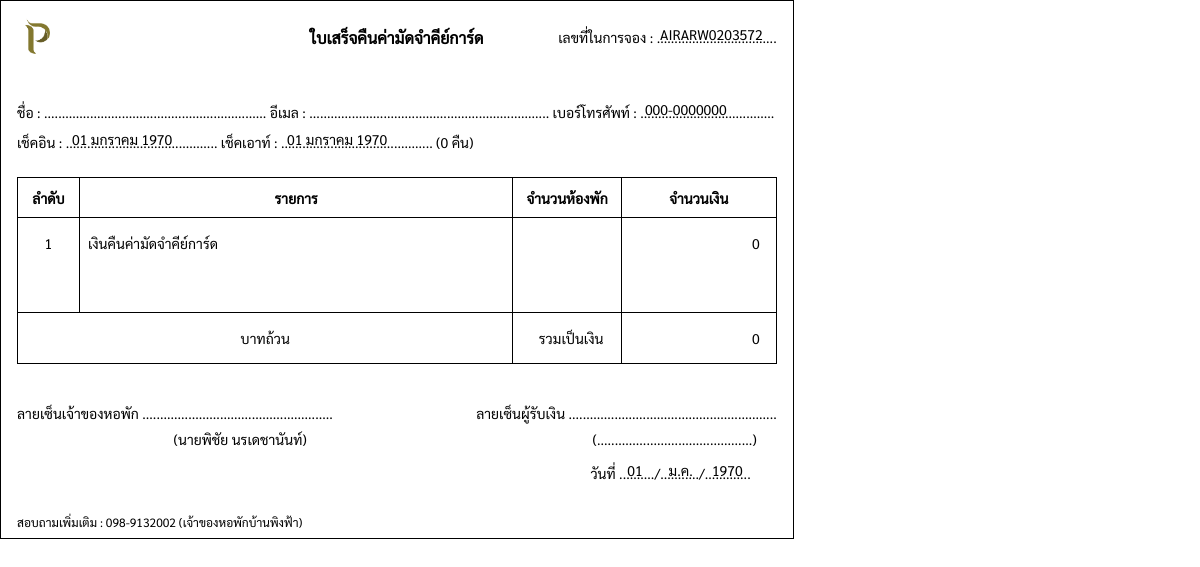
The page /pages/manage/dailyCost/receipt_deposit_back.php?code=AIRARW0203572 (signed in) on the database as committed earlier.
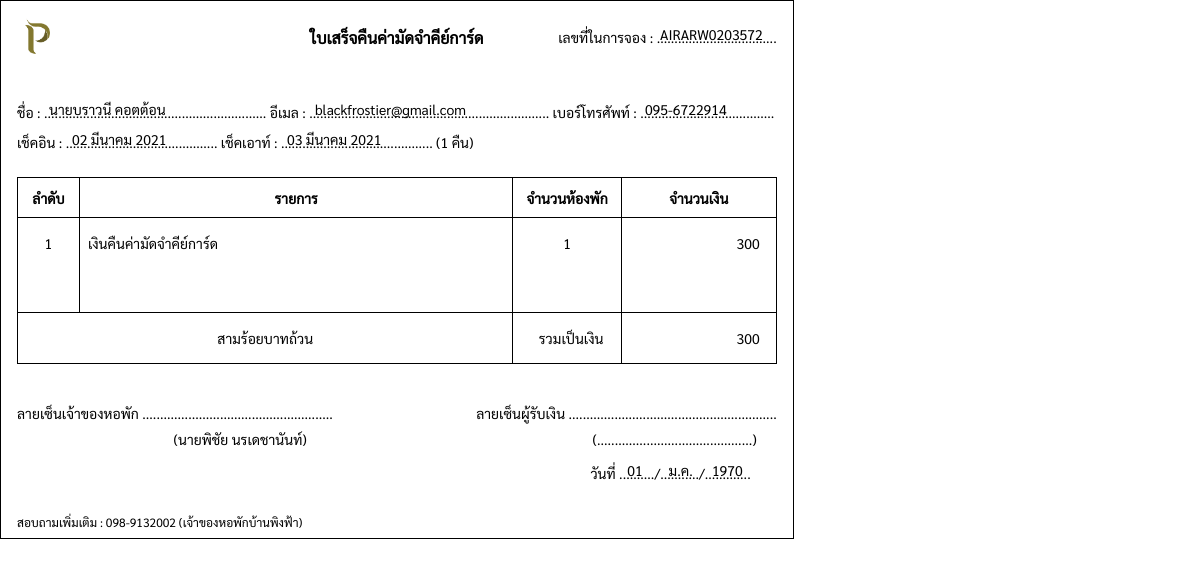
The same page on the database as committed later.
### tables this page shows
CREATE TABLE `daily` (
  `daily_id` int(11) NOT NULL,
  `name_title` varchar(10) NOT NULL,
  `firstname` varchar(50) NOT NULL,
  `lastname` varchar(50) NOT NULL,
  `id_card` varchar(13) NOT NULL,
  `email` varchar(100) NOT NULL,
  `tel` varchar(10) NOT NULL,
  `code` varchar(13) NOT NULL,
  `check_in` varchar(20) NOT NULL,
  `check_out` varchar(20) NOT NULL,
  `night` int(11) NOT NULL,
  `people` int(11) NOT NULL,
  `air_room` int(11) NOT NULL,
  `fan_room` int(11) NOT NULL,
  `daily_status` varchar(20) NOT NULL,
  `total_price` float(11,2) NOT NULL,
  `payment_price` float(11,2) NOT NULL,
  `payment_img` varchar(100) DEFAULT NULL,
  `warning_date` varchar(20) DEFAULT NULL,
  `room_select` varchar(100) DEFAULT NULL
);

### pages/manage/dailyCost/receipt_deposit_back.php (the view, shortened to what the changed rows need)
<?php
include("../../connection.php");
$code_request = $_REQUEST["code"];
$sql = "SELECT *, SUM(air_room + fan_room) AS total_room FROM daily WHERE code = '$code_request' AND daily_status != 'รอการยืนยัน' AND daily_status != 'รอการเข้าพัก'";
$result = mysqli_query($conn, $sql)or die ("Error in query: $sql " . mysqli_error());
$row = mysqli_fetch_array($result);
if($row != null){
extract($row);
$calculate = strtotime($check_out) - strtotime($check_in);
$night = floor($calculate / 86400);
}
function DateThai($strDate){
    $strYear = date("Y",strtotime($strDate));
    $strMonth= date("n",strtotime($strDate));
    $strDay= date("d",strtotime($strDate));
    $strMonthCut = Array("","มกราคม", "กุมภาพันธ์", "มีนาคม","เมษายน", "พฤษภาคม", "มิถุนายน", "กรกฎาคม","สิงหาคม", "กันยายน", "ตุลาคม", "พฤศจิกายน", "ธันวาคม");
    $strMonthThai=$strMonthCut[$strMonth];
    return "$strDay $strMonthThai $strYear";
}
function textFormat( $text = '', $pattern = '', $ex = '' ) {
    $cid = ( $text == '' ) ? '0000000000000' : $text;
    $pattern = ( $pattern == '' ) ? '_-____-_____-__-_' : $pattern;
    $p = explode( '-', $pattern );
    $ex = ( $ex == '' ) ? '-' : $ex;
    $first = 0;
    $last = 0;
    for ( $i = 0; $i <= count( $p ) - 1; $i++ ) {
       $first = $first + $last;
       $last = strlen( $p[$i] );
       $returnText[$i] = substr( $cid, $first, $last );
    }
    return implode( $ex, $returnText );
 }
 function bathformat($number) {
    $numberstr = array('ศูนย์','หนึ่ง','สอง','สาม','สี่','ห้า','หก','เจ็ด','แปด','เก้า','สิบ');
    $digitstr = array('','สิบ','ร้อย','พัน','หมื่น','แสน','ล้าน');
    $number = str_replace(",","",$number);
    $number = explode(".",$number);
    $strlen = strlen($number[0]);
    $result = '';
    for($i=0;$i<$strlen;$i++) {
      $n = substr($number[0], $i,1);
      if($n!=0) {
        if($i==($strlen-1) AND $n==1){ $result .= 'เอ็ด'; }
        elseif($i==($strlen-2) AND $n==2){ $result .= 'ยี่'; }
        elseif($i==($strlen-2) AND $n==1){ $result .= ''; }
        else{ $result .= $numberstr[$n]; }
        $result .= $digitstr[$strlen-$i-1];
      }
    }
    $strlen = strlen($number[1]);
    if ($strlen>2) {
      $result .= 'จุด';
      for($i=0;$i<$strlen;$i++) {
        $result .= $numberstr[(int)$number[1][$i]];
      }
    } else {
      $result .= 'บาท';
      if ($number[1]=='0' OR $number[1]=='00' OR $number[1]=='') {
        $result .= 'ถ้วน';
      }
    }
    return $result;
}
?>
<!DOCTYPE html>
<html lang="en">
<head>
    <link rel="stylesheet" href="../../../css/receipt_deposit.css">
</head>
<body>
    <div class="letter">
        <div style="padding-bottom:32px;">
            <div style="position:relative;padding-bottom:20px;line-height:30px;">
                <p>ชื่อ : ............................................................... อีเมล : .................................................................... เบอร์โทรศัพท์ : ......................................</p>
                <p>เช็คอิน : ........................................... เช็คเอาท์ : ........................................... (<?php echo $night; ?> คืน)</p>
                <p class="name"><?php echo $name_title.$firstname." ".$lastname; ?></p>
                <p class="email"><?php echo $email; ?></p>
                <p class="tel"><?php echo textFormat($tel,'___-_______','-'); ?></p>
                <p class="check_in"><?php echo DateThai($check_in); ?></p>
                <p class="check_out"><?php echo DateThai($check_out); ?></p>
            </div>
            <table>
                <tr>
                    <th>ลำดับ</th>
                    <th>รายการ</th>
                    <th>จำนวนห้องพัก</th>
                    <th>จำนวนเงิน</th>
                </tr>
                <tr>
                    <td>1</td>
                    <td>เงินคืนค่ามัดจำคีย์การ์ด</td>
                    <td><?php echo $total_room; ?></td>
                    <td><?php echo number_format($payment_price); ?></td>
                </tr>
                <tr>
                    <td colspan="2"><?php echo bathformat($payment_price) ?></td>
                    <td style="text-align:center;">รวมเป็นเงิน</td>
                    <td><?php echo number_format($payment_price); ?></td>
                </tr>
            </table>
        </div>
    </div>
</body>
</html>

Rows that differ between the two databases and show on the page:
added daily: night "1", name_title "นาย", firstname "บราวนี", lastname "คอตต้อน", email "blackfrostier@gmail.com", tel "095-6722914", check_in "02 มีนาคม 2021", check_out "03 มีนาคม 2021", payment_price "300", payment_price "สามร้อยบาทถ้วน"
Other text that changed with them:
$total_room: (not shown) → "1"
$night: "0" → (not shown)
textFormat($tel,'___-_______','-'): "000-0000000" → (not shown)
DateThai($check_in): "01 มกราคม 1970" → (not shown)
DateThai($check_out): "01 มกราคม 1970" → (not shown)
$payment_price: "0" → (not shown)
bathformat($payment_price): "บาทถ้วน" → (not shown)
